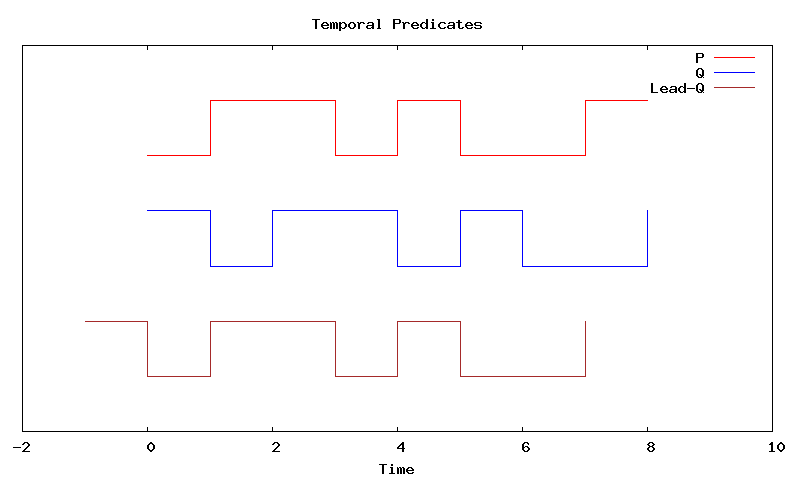

Reproduce this figure in gnuplot.
set terminal png giant size 800 200

unset logscale x
set datafile separator ","
set title "Temporal Predicates"
set xlabel "Time"
unset ytics
plot [-2:10][1:8] "tp.csv" using 1:2 title "P" with steps lc rgb "red", "tp.csv" using 1:3 title "Q" with steps lc rgb "blue", "tp.csv" using 1:4 title "Lead-Q" with steps lc rgb "brown"
